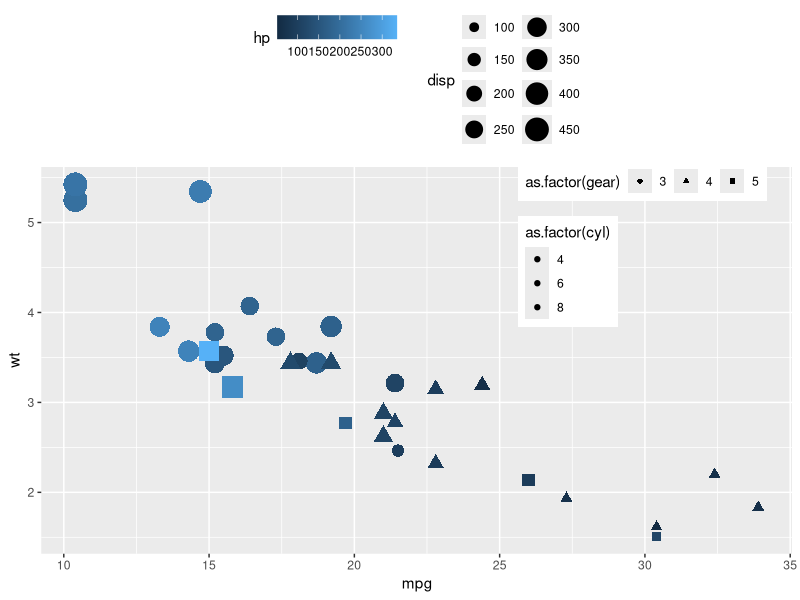
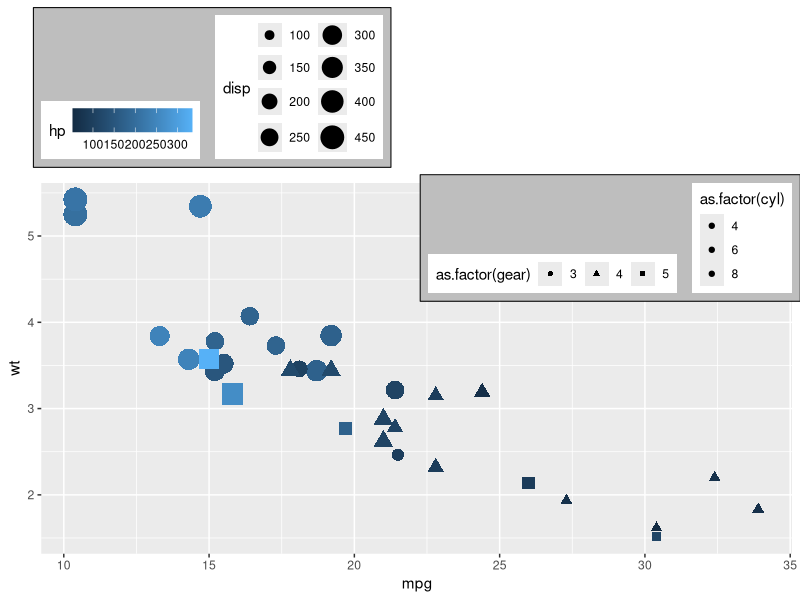
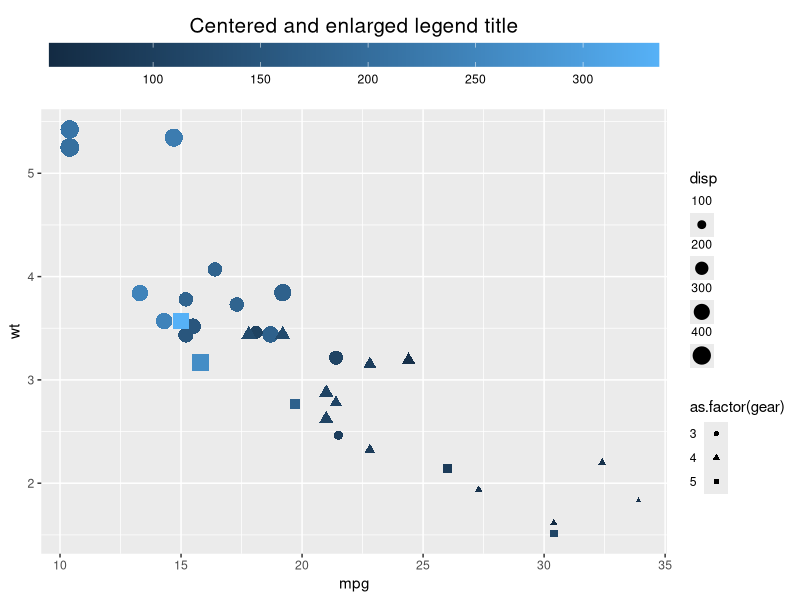
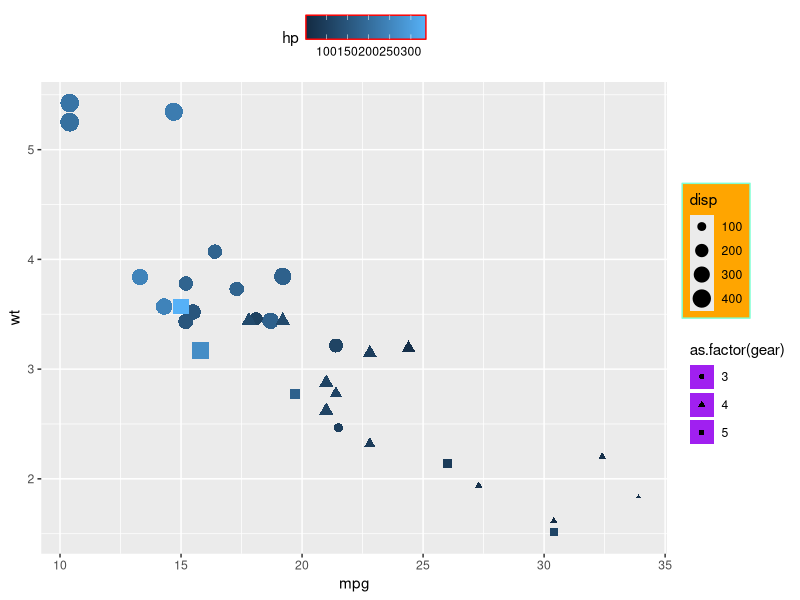

These figures' R source, in order:
## ---- chunk 1
#| output: false
#| echo: false

library(ggplot2)
## ---- chunk 2
#| label: legend_pos
p <- mtcars |> 
  ggplot(aes(x=mpg, y=wt, color=hp, shape=as.factor(gear), size=disp, fill = as.factor(cyl))) +
  geom_point() +
  guides(
    color = guide_colorbar(position = "top", order = 1),
    
    shape = guide_legend(position = "inside", direction = "horizontal"),
    
    size = guide_legend(position = "top", ncol = 2, order = 2),
    
    fill = guide_legend(position = "inside")
  ) + 
  scale_size_binned(range = c(1, 8), n.breaks = 8) +
  theme(legend.position.inside = c(0.8, 0.8))
p
## ---- chunk 3
#| label: legend_just
p  +
  theme(legend.position.inside = NULL,
        legend.justification = "left",
        legend.justification.inside = c("right","top"),
        
        legend.box.background = element_rect(fill="gray"),
        legend.box.margin = unit(2, "mm"),
        legend.box.just = c("center", "bottom"),
        legend.box = "horizontal")
## ---- chunk 4
#| label: legend_text
mtcars |> 
  ggplot(aes(x=mpg, y=wt, color=hp, shape=as.factor(gear), size=disp)) +
  geom_point() +
  guides(
    color = guide_colorbar(position = "top",
                           theme = theme(legend.key.width = unit(1, "null"),
                                         legend.title.position = "top",
                                         legend.title = element_text(hjust = .5, size=15))),
    
    shape = guide_legend(theme = theme(legend.text.position = "left")),
    
    size = guide_legend(theme = theme(legend.text.position = "top"))
  ) + 
  labs(color= "Centered and enlarged legend title")
  
## ---- chunk 5
#| label: legend_color
mtcars |> 
  ggplot(aes(x=mpg, y=wt, color=hp, shape=as.factor(gear), size=disp)) +
  geom_point() +
  guides(
    size = guide_legend(theme = theme(legend.background = element_rect(fill="orange", color="aquamarine"))),
    
    shape = guide_legend(theme = theme(legend.key = element_rect(fill = "purple"),
                                       legend.key.spacing.y = unit(1, "mm"))),
    
    color = guide_colorbar(position = "top", 
                           theme = theme(legend.frame = element_rect(color = "red")))
  )
